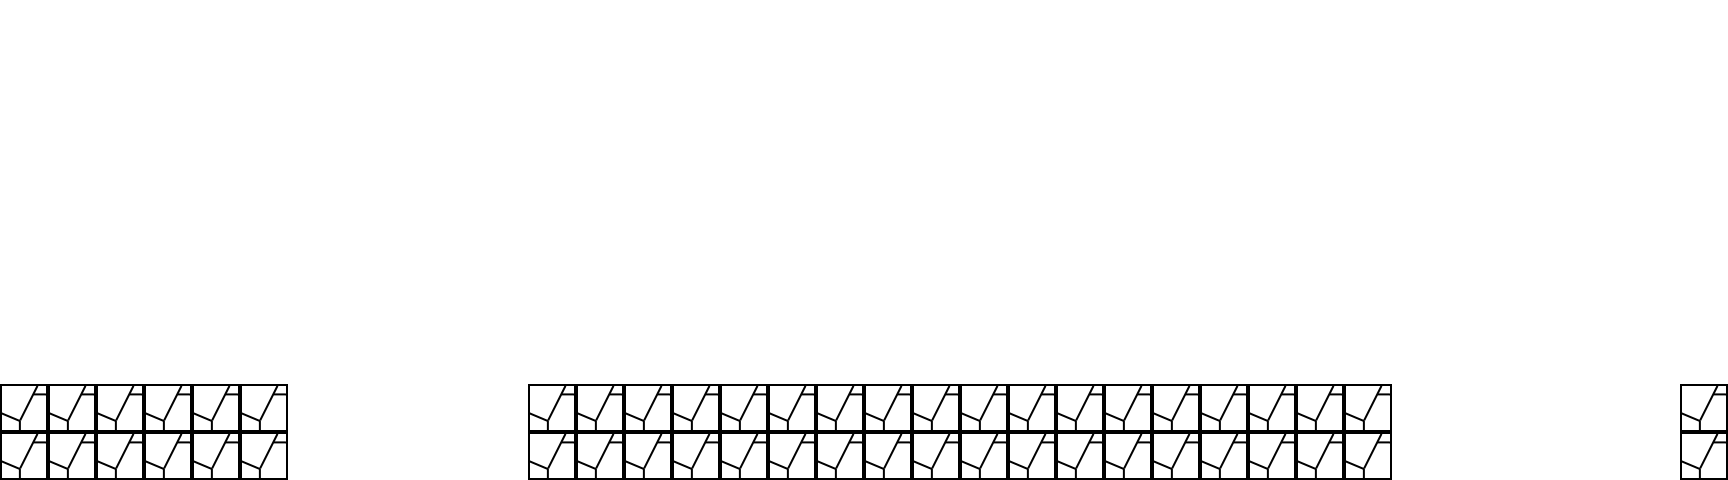

This is a level from a 2D game, rendered from its Tiled map with the project's own tilesets. A one-line summary and the map file follow, with tile-layer data summarised:
An orthogonal 72x20 tile map with 24x24 px tiles, 2 tile layers (BackgroundColor, Platform), 2 hidden layers not drawn.

<map version="1.0" orientation="orthogonal" width="72" height="20" tilewidth="24" tileheight="24">
 <tileset firstgid="1" name="Tile_source" tilewidth="24" tileheight="24">
  <image source="Tile_source.png" width="800" height="480" />
 </tileset>
 <layer name="BackgroundColor" width="72" height="20">
  <data>[1440 cells, 1440 non-empty, 1 distinct tile ids]</data>
 </layer>
 <layer name="Platform" width="72" height="20">
  <data>[1440 cells, 200 non-empty, 4 distinct tile ids]</data>
 </layer>
 <layer name="PlatformDynamic" width="72" height="20" visible="0">
  <data>[1440 cells, 222 non-empty, 29 distinct tile ids]</data>
 </layer>
 <layer name="Decoration" width="72" height="20" visible="0">
  <data>[1440 cells, 0 non-empty, 0 distinct tile ids]</data>
 </layer>
</map>
